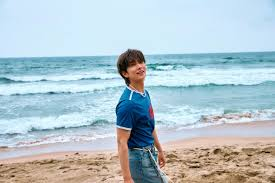
#> input picture joshua_hong.jpg, 275 x 183 px
$ python day4.py
#> lines starting #> are read from the running program, lines starting #| are printed output that depends on the picture
from PIL import Image,ImageDraw,ImageFont
import random
img = Image.open("joshua_hong.jpg")
#> img is the input picture: PIL image 275x183 RGB; mean R, G, B 179.2, 196.8, 204.6
draw = ImageDraw.Draw(img)
font = ImageFont.truetype("Anton-Regular.ttf",30)
captions = ["Ulgo shipji anha ", "Privacy jigeum", "My name is V. I am a good boy!"]
caption = random.choice(captions)
img_width , img_height = img.size
#> img_width = 275; img_height = 183
bbox = draw.textbbox((0,0),caption,font=font)
#> bbox = (0, 8, 178, 40)
text_width = bbox[2] - bbox[0]
#> text_width = 178
text_height = bbox[3] -  bbox[1]
#> text_height = 32
x = (img_width - text_width) / 2
#> x = 48.5
y = img_height - text_height - 20
#> y = 131
outline_range = 2
for ox in range (-outline_range,outline_range+1):
    for oy in range (-outline_range,outline_range+1):
        draw.text((x+ox , y+oy), caption , font=font, fill = "black")
draw.text((x,y),caption,font=font, fill="white")
img.save("joshua_meme.jpg")
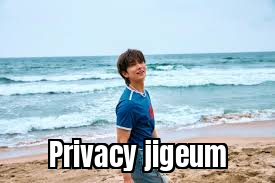
#> saved as joshua_meme.jpg: PIL image 275x183 RGB; mean R, G, B 176.2, 195.5, 204.4

$ run again, with cat.jpg copied over joshua_hong.jpg
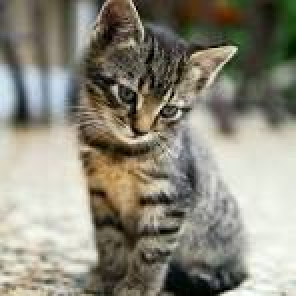
#> input picture cat.jpg, 148 x 148 px (shown 2 times larger)
#> img is the input picture: PIL image 148x148 RGB; mean R, G, B 139.4, 136.4, 122.6
#> bbox = (0, 8, 178, 40)
#> text_width = 178
#> text_height = 32
#> x = -15
#> y = 96
#> `img.save("joshua_meme.jpg")`:
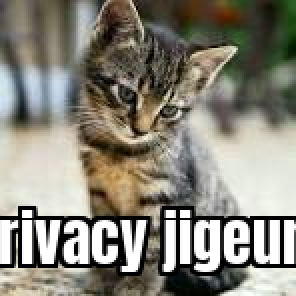
#> saved as joshua_meme.jpg: PIL image 148x148 RGB (shown 2 times larger); mean R, G, B 136.3, 133.5, 121.7
